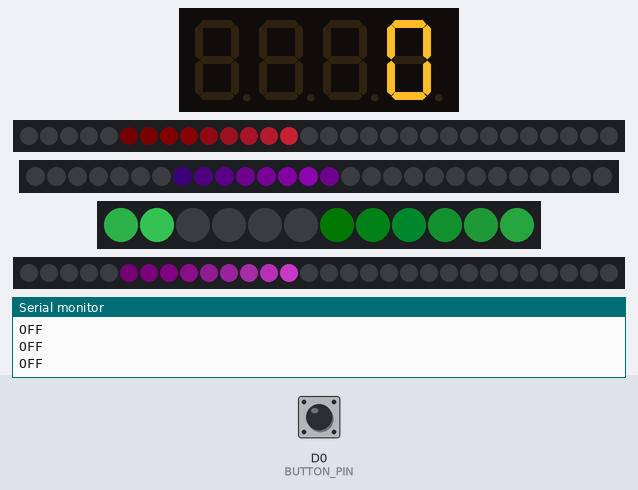
The sketch below on a simulated ESP8266 (NodeMCU). On the bench: 4-digit seven-segment display, 2 × 30 RGB LEDs in strip order, left to right, 28 RGB LEDs in strip order, left to right, 12 RGB LEDs in strip order, left to right, the last lines printed to the serial monitor. Inputs (shaded band) come from the test bench; at power-on: D0 (BUTTON_PIN) LOW. Dim RGB values are drawn brighter than linear.

Above: at 1.2 s.
1.3 s: D0 (BUTTON_PIN) pulled HIGH for 0.15 s
At 1.67 s:
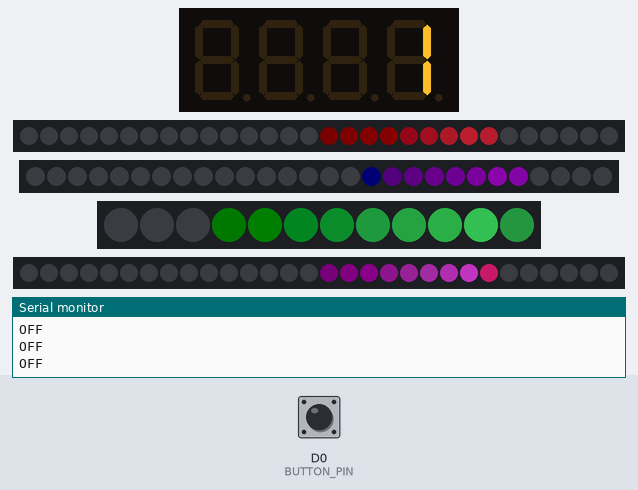
2.0 s: D0 (BUTTON_PIN) pulled HIGH for 1 s
At 3.48 s:
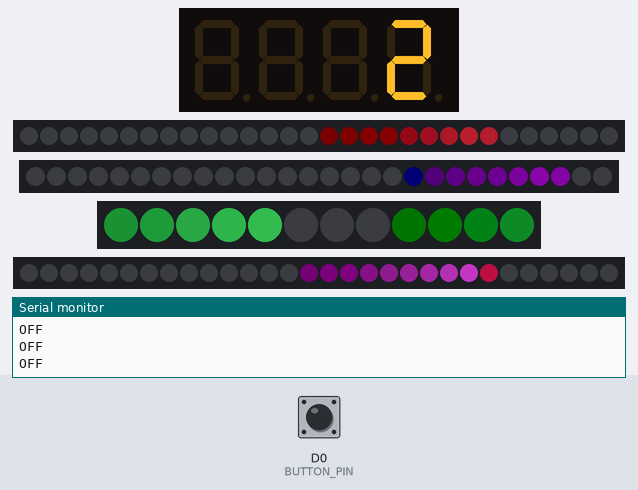
3.6 s: D0 (BUTTON_PIN) pulled HIGH for 0.15 s
At 4.09 s:
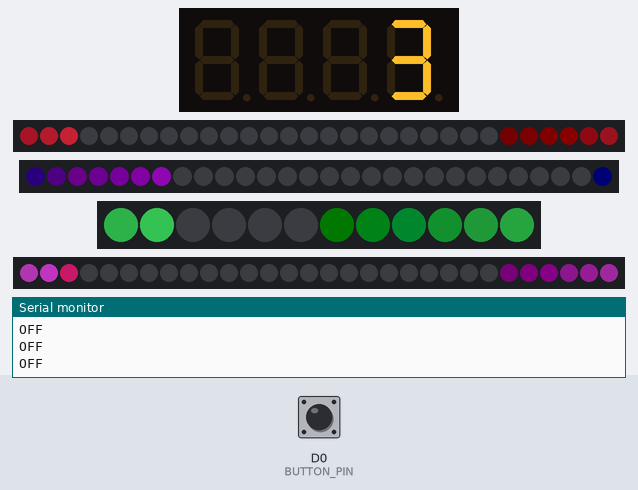
4.3 s: D0 (BUTTON_PIN) pulled HIGH for 1 s
At 5.0 s:
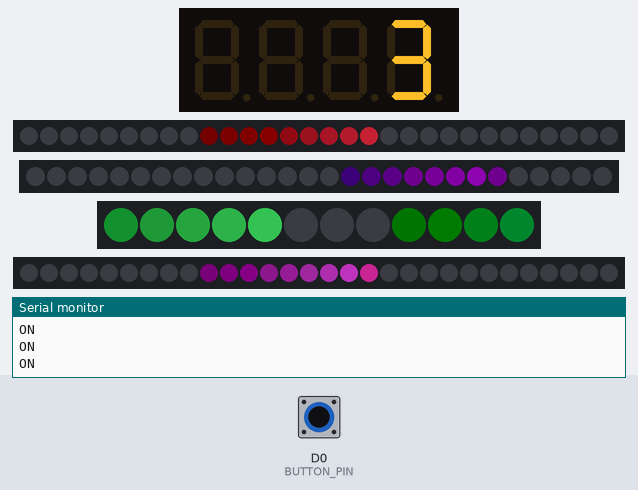
5.9 s: D0 (BUTTON_PIN) pulsed HIGH 2 times (0.12 s each, 0.3 s apart)
At 6.21 s:
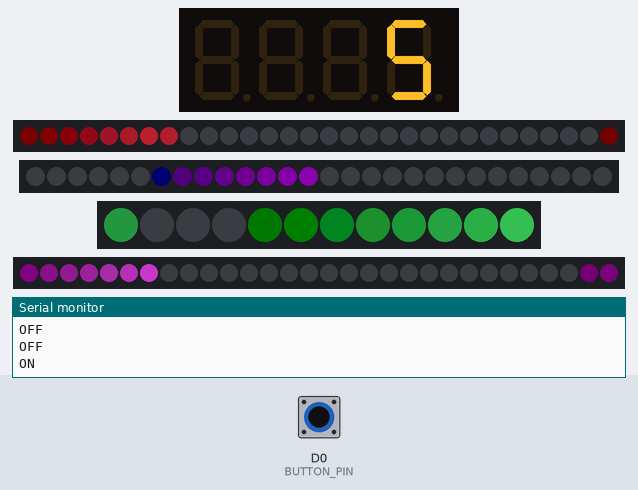
Timing chart, 0 to 8.9 s (numbered marks = the images above; inputs shaded):
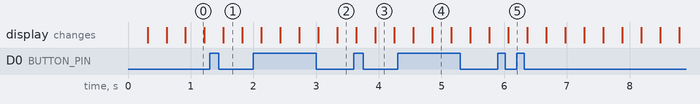

The sketch:

led_button_display_test.ino
```cpp
/*
 *  LED, button and display test
 *
 *  Will show a nice fadey animation on four lines of LEDs.
 *  The strips must have 30, 28, 12 and 30 leds respectively.
 *
 *  Will cycle through numbers on the display as you push the button
 *
 */

// These are some settings for fastLED to work with the esp8266
#define FASTLED_ESP8266_RAW_PIN_ORDER
#define FASTLED_ESP8266_NODEMCU_PIN_ORDER
#define FASTLED_ESP8266_D1_PIN_ORDER
#define FASTLED_ALLOW_INTERRUPTS 0

#include <FastLED.h>
FASTLED_USING_NAMESPACE

// These are some settings to tell fastLED what kind of LEDs you have
// and how we want them to run in terms of brightness etc.
#define LED_TYPE    WS2812B
#define COLOR_ORDER GRB
#define BRIGHTNESS         100
#define FRAMES_PER_SECOND  120

// There are four lines of LEDs, A,B,C and D.

// These are the pins for each of them
#define LED_PIN_A   D3
#define LED_PIN_B   D4
#define LED_PIN_C   D5
#define LED_PIN_D   D6

// This is the number of LEDs in each line
#define NUM_LEDS_A    30
#define NUM_LEDS_B    28
#define NUM_LEDS_C    12
#define NUM_LEDS_D    30

// In total there are 100 LEDs, each LED can be thought of as having an ID of 0-99.
#define NUM_LEDS 100

// These variables store the ID of the first LED in each line.
// A starts at 0 (and goes up to 29)
// Therefore B starts at 30 (and goes up to 57) etc etc
#define START_LEDS_A    0
#define START_LEDS_B    30
#define START_LEDS_C    58
#define START_LEDS_D    70

// This creates an array of the LEDs
CRGB leds[NUM_LEDS];

// Needed to run the display
#include <Wire.h>
#include <Adafruit_GFX.h>
#include "Adafruit_LEDBackpack.h"
Adafruit_7segment matrix = Adafruit_7segment();


#define BUTTON_PIN D0
int buttonState = 0;  // Holds the readout from the button
int counter = 0;      // Holds the number as we cycle through them on the display
bool offed = true;    // To check if the button has been released after pushing
                        // (otherwise it will get pushed tens of times a second)

// // //

// These variables are for the animation
// During the animation, we move down each line, lighting up each LED in turn
// (We then also slightly darken every LED in the line, so that only LEDs that have been lit up recently look bright)
// These variables hold ID of the LED we're lighting up this turn,
// here we set them all to start with the first ID in that line.
float lightA = START_LEDS_A;
float lightB = START_LEDS_B;
float lightC = START_LEDS_C;
float lightD = START_LEDS_D;

void setup() {

  // FAST LED STUFF
  // Tell FastLED about the LED strip configuration
  FastLED.addLeds<LED_TYPE,LED_PIN_A,COLOR_ORDER>(leds, START_LEDS_A, NUM_LEDS_A).setCorrection(TypicalLEDStrip);
  FastLED.addLeds<LED_TYPE,LED_PIN_B,COLOR_ORDER>(leds, START_LEDS_B, NUM_LEDS_B).setCorrection(TypicalLEDStrip);
  FastLED.addLeds<LED_TYPE,LED_PIN_C,COLOR_ORDER>(leds, START_LEDS_C, NUM_LEDS_C).setCorrection(TypicalLEDStrip);
  FastLED.addLeds<LED_TYPE,LED_PIN_D,COLOR_ORDER>(leds, START_LEDS_D, NUM_LEDS_D).setCorrection(TypicalLEDStrip);

  // Set master brightness control
  FastLED.setBrightness(BRIGHTNESS);

  // Display stuff
  #ifndef __AVR_ATtiny85__
    Serial.begin(9600);
  #endif
  matrix.begin(0x70);

  // Button stuff
  pinMode(BUTTON_PIN, INPUT);

}

void loop() {

  // Call the animation function
  pinkAndBlue();

  // Send the 'leds' array out to the actual LED strip and make it show up!
  FastLED.show();

  // Insert a delay to keep the framerate modest
  FastLED.delay(1000/FRAMES_PER_SECOND);

  // Read the state of the button
  buttonState = digitalRead(BUTTON_PIN);

  // Checks if the button has been pushed/released, ups the counter by 1 when it is released.
  if (buttonState == HIGH) {
    Serial.println("ON");
    if (offed){
      counter++;
    }
    offed = false;
  } else {
    Serial.println("OFF");
    offed = true;
    matrix.writeDisplay();
  }

  matrix.writeDigitNum(4, counter, false);

  // Loop back to the beginning
  if (counter > 9){
    counter = 0;
  }

}

void pinkAndBlue(){

  // In every frame, we increment the variables,
  // so that the LED we're lighting up will move down the line
  lightA += 0.20;
  lightB += 0.20;
  lightC += 0.20;
  lightD += 0.20;

  // If we've reached the end of a line, go back to the beginning
  if (lightA > START_LEDS_B){
    lightA = START_LEDS_A;
  }

  if (lightB >= START_LEDS_C){
    lightB = START_LEDS_B;
  }

  if (lightC >= START_LEDS_D){
    lightC = START_LEDS_C;
  }

  if (lightD >= NUM_LEDS){
    lightD = START_LEDS_D;
  }

  // Go through ALL the leds, and fade them towards black/dark a bit
  fadeToBlackBy( leds, NUM_LEDS, 20);

  // Light up the current chosen LED in each line, each line does a slightly different colour for fun
  // These colours are in hue, saturation, brightness format (each out of 255)
  // E.g. in the first one, 247 is the hue, 151 is the saturation, 125 is brightness.
  leds[(int)lightA] += CHSV( 247, 151, 125);
  leds[(int)lightB] += CHSV( 203, 200, 125);
  leds[(int)lightC] += CHSV( 112, 130, 125);
  leds[(int)lightD] += CHSV( 235, 190, 255);

}
```

Measured:
- after the input at 3.6 s, the display: first differs from a run without the input after 0.34 s (image 3)
